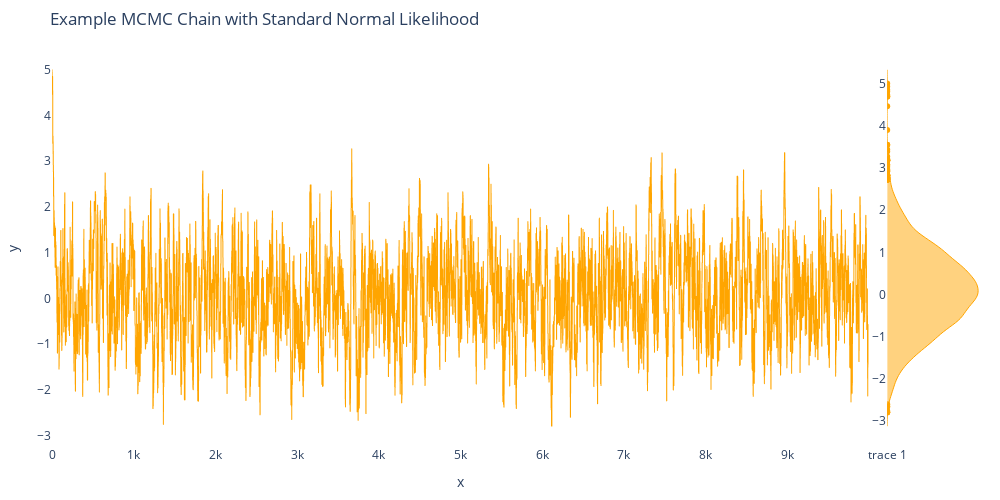

This figure's notebook cell:
### Code cell
plot_chain(chain)

### Figure 1 — Plotly figure (JSON) as saved in the notebook; plotly's stock layout.template omitted (floating-point values rounded to 4 significant figures; data arrays with more than 128 entries replaced by an {"elided": "..."} marker saying what was removed)
{"data": [{"hovertemplate": "x=%{x}<br>y=%{y}<extra></extra>", "legendgroup": "", "line": {"color": "orange", "dash": "solid", "width": 1}, "marker": {"symbol": "circle"}, "mode": "lines", "name": "", "showlegend": false, "type": "scattergl", "x": {"elided": "10000 int values"}, "xaxis": "x", "y": {"elided": "10000 float values"}, "yaxis": "y"}, {"line": {"color": "orange", "width": 1}, "showlegend": false, "side": "positive", "type": "violin", "xaxis": "x2", "y": {"elided": "10000 float values"}, "yaxis": "y2"}], "layout": {"height": 500, "legend": {"tracegroupgap": 0}, "margin": {"b": 20, "l": 20, "r": 20, "t": 50}, "paper_bgcolor": "rgba(0, 0, 0, 0)", "plot_bgcolor": "rgba(0, 0, 0, 0)", "showlegend": false, "title": {"text": "Example MCMC Chain with Standard Normal Likelihood"}, "width": 1000, "xaxis": {"anchor": "y", "autorange": true, "domain": [0, 0.88], "range": [0, 9999], "title": {"text": "x"}, "type": "linear"}, "xaxis2": {"autorange": true, "domain": [0.9, 1], "range": [0, 0.25], "type": "category"}, "yaxis": {"anchor": "x", "autorange": true, "domain": [0, 1], "range": [-3.228, 5.433], "title": {"text": "y"}, "type": "linear"}, "yaxis2": {"anchor": "x2", "autorange": true, "range": [-3.592, 5.797], "type": "linear"}}}
